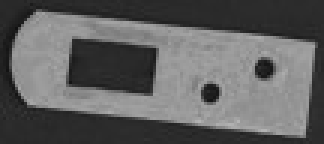
//> input picture homework2/image.jpg, 108 x 48 px (shown 3 times larger)
$ ./line_segment   (built with g++ and OpenCV 4)
//> lines starting //> are read from the running program, lines starting //| are printed output that depends on the picture; after the words box and inside, x2 and y2 are one past the last pixel; in counts of white or black regions, pixels touching at a corner belong together
// 练习4: 零件直线边缘检测 (Canny + 概率霍夫变换 HoughLinesP)
// 对应练习截图: src 窗口里零件的直线边被画上黄色线段，圆弧端和两个圆孔没有任何标注
//   —— 这正是"只检测直线段"的特征(轮廓检测会把圆弧和圆孔也描出来)
//
// 处理流程:
//   读原图 -> (过小时等比放大) -> 灰度 -> 高斯平滑 -> Canny 边缘检测
//   -> HoughLinesP 概率霍夫(得到直线段) -> 共线线段合并 -> 主方向统计 -> 叠加显示
//
// 编译: 调用 vcvars64.bat 后用 cl 编译，链接 opencv_world4120.lib
// 运行: line_segment.exe [图片路径]   默认 image.jpg

#include <opencv2/opencv.hpp>

#include <algorithm>
#include <cmath>
#include <cstdio>
#include <iostream>
#include <string>
#include <vector>

// 一条直线段(带缓存的角度和长度)
struct Seg {
    cv::Point2f a;
    cv::Point2f b;
    double len = 0.0;
    double ang = 0.0;  // 方向角，范围 [0,180)
};

// 把中间步骤图存到磁盘
static void saveStep(const std::string& outDir, const std::string& name, const cv::Mat& img) {
    const std::string path = outDir + "/" + name;
    cv::imwrite(path, img);
    std::cout << "[保存] " << path << std::endl;
}

// 用 256 桶直方图求中位数，给 Canny 的双阈值做自适应
static double medianOf(const cv::Mat& gray) {
    int hist[256] = {0};
    for (int y = 0; y < gray.rows; ++y) {
        const uchar* p = gray.ptr<uchar>(y);
        for (int x = 0; x < gray.cols; ++x) ++hist[p[x]];
    }
    const int total = gray.rows * gray.cols;
    int acc = 0;
    for (int i = 0; i < 256; ++i) {
        acc += hist[i];
        if (acc >= total / 2) return static_cast<double>(i);
    }
    return 128.0;
}

// 方向角统一到 [0,180): 一条直线正反两个方向是同一件事，不需要区分
static double normAngle(double deg) {
    deg = std::fmod(deg, 180.0);
    if (deg < 0) deg += 180.0;
    return deg;
}

static Seg makeSeg(const cv::Point2f& a, const cv::Point2f& b) {
    Seg s;
    s.a = a;
    s.b = b;
    s.len = std::hypot(static_cast<double>(b.x - a.x), static_cast<double>(b.y - a.y));
    s.ang = normAngle(std::atan2(static_cast<double>(b.y - a.y),
                                 static_cast<double>(b.x - a.x)) * 180.0 / CV_PI);
    return s;
}

// 两个角度之间的最小差值(考虑 180° 周期性)
static double angleDiff(double a, double b) {
    double d = std::fabs(a - b);
    if (d > 90.0) d = 180.0 - d;
    return d;
}

// 共线线段合并:
// 同一条边常被检成好几段(受 maxLineGap、边缘断裂影响)，合并后一遍扫描就能看出零件的每条直边
// 判据: 方向接近 + 到基准直线的垂距很小 + 沿方向上的间隔足够小
static std::vector<Seg> mergeSegments(const std::vector<Seg>& src, double diag) {
    const double kAngleTol = 6.0;        // 角度容差(度)
    const double kPerpTol = 0.015 * diag; // 垂距容差
    const double kGapTol = 0.05 * diag;   // 沿方向的间隔容差

    std::vector<int> order(src.size());
    for (size_t i = 0; i < src.size(); ++i) order[i] = static_cast<int>(i);
    std::sort(order.begin(), order.end(), [&src](int i, int j) { return src[i].len > src[j].len; });

    std::vector<bool> used(src.size(), false);
    std::vector<Seg> out;

    for (size_t oi = 0; oi < order.size(); ++oi) {
        const int i = order[oi];
        if (used[i]) continue;
        used[i] = true;

        const Seg& base = src[i];
        const double rad = base.ang * CV_PI / 180.0;
        const double ux = std::cos(rad), uy = std::sin(rad);
        std::vector<cv::Point2f> pts{base.a, base.b};

        for (size_t oj = 0; oj < order.size(); ++oj) {
            const int j = order[oj];
            if (used[j]) continue;
            const Seg& s = src[j];
            if (angleDiff(s.ang, base.ang) > kAngleTol) continue;

            // 垂距: 用另一个线段中点到基准直线的距离判断
            const double mx = (s.a.x + s.b.x) * 0.5;
            const double my = (s.a.y + s.b.y) * 0.5;
            const double perp = std::fabs(-uy * (mx - base.a.x) + ux * (my - base.a.y));
            if (perp > kPerpTol) continue;

            // 沿基准方向的投影间隔(相对基准段自身的 [0, len] 区间)
            const double p0 = ux * (s.a.x - base.a.x) + uy * (s.a.y - base.a.y);
            const double p1 = ux * (s.b.x - base.a.x) + uy * (s.b.y - base.a.y);
            const double gap = std::max(std::min(p0, p1) - base.len, -std::max(p0, p1));
            if (gap > kGapTol) continue;

            used[j] = true;
            pts.push_back(s.a);
            pts.push_back(s.b);
        }

        // 把组内所有端点投影到基准方向，取最远两端作为合并结果
        double tmin = 1e18, tmax = -1e18;
        for (const cv::Point2f& p : pts) {
            const double t = ux * (p.x - base.a.x) + uy * (p.y - base.a.y);
            tmin = std::min(tmin, t);
            tmax = std::max(tmax, t);
        }
        out.push_back(makeSeg(cv::Point2f(static_cast<float>(base.a.x + ux * tmin),
                                          static_cast<float>(base.a.y + uy * tmin)),
                              cv::Point2f(static_cast<float>(base.a.x + ux * tmax),
                                          static_cast<float>(base.a.y + uy * tmax))));
    }
    return out;
}

int main(int argc, char** argv) {
    const std::string imgPath = (argc > 1) ? argv[1] : "image.jpg";

    std::string outDir = ".";
    const size_t slash = imgPath.find_last_of("/\\");
    if (slash != std::string::npos) outDir = imgPath.substr(0, slash);

    // ---------- 步骤 1: 读入原始彩色图 ----------
    cv::Mat color = cv::imread(imgPath, cv::IMREAD_COLOR);
//> color is the input picture: 48 rows x 108 cols, CV_8UC3; min 17, max 179, mean 96.2
    if (color.empty()) {
        std::cerr << "无法读取图片: " << imgPath << std::endl;
        return -1;
    }
    std::cout << "原图尺寸 = " << color.cols << " x " << color.rows << std::endl;
//| 原图尺寸 = 108 x 48
    saveStep(outDir, "step1_src.png", color);

    // ---------- 步骤 2: 图像过小时等比放大 ----------
    // Canny 的 3x3 梯度核和霍夫的长度阈值都有最小尺度要求，108x48 这种小图上边缘只有几像素
    const int kMinLongSide = 600;
    cv::Mat work = color.clone();
    if (std::max(work.cols, work.rows) < kMinLongSide) {
        const double scale = static_cast<double>(kMinLongSide) / std::max(work.cols, work.rows);
//> scale = 5.56
        cv::resize(color, work, cv::Size(), scale, scale, cv::INTER_CUBIC);
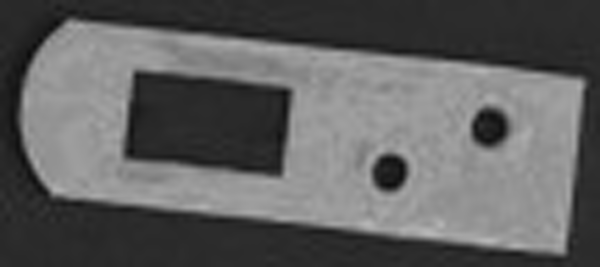
//> work: 267 rows x 600 cols, CV_8UC3; min 11, max 184, mean 96.1
        std::cout << "缩放系数 = " << cv::format("%.2f", scale) << std::endl;
//| 缩放系数 = 5.56
    }
    saveStep(outDir, "step2_resize.png", work);

    // ---------- 步骤 3: 彩色转灰度 ----------
    cv::Mat gray;
    cv::cvtColor(work, gray, cv::COLOR_BGR2GRAY);
    saveStep(outDir, "step3_gray.png", gray);

    // ---------- 步骤 4: 高斯平滑 ----------
    cv::Mat blur;
    cv::GaussianBlur(gray, blur, cv::Size(5, 5), 0);
    saveStep(outDir, "step4_blur.png", blur);

    // ---------- 步骤 5: Canny 边缘检测 ----------
    // 双阈值按中位数自适应: [0.66*med, 1.33*med]
    const double med = medianOf(blur);
//> after the loop in medianOf, `for (int y = 0; y < gray.rows; ++y)`: hist = 256 values, max 13590 at index 43, min 0 at index 0, mean 625.8
//> the loop in medianOf, `for (int i = 0; i < 256; ++i)` made 101 passes
//> acc on passes 1 to 12: 0, 0, 0, 0, 0, 0, 0, 0, 0, 0, 0, 0
//> med = 100

    cv::Mat edges;
    const double lowTh = std::max(0.0, 0.66 * med);
//> lowTh = 66
    const double highTh = std::min(255.0, 1.33 * med);
//> highTh = 133
    cv::Canny(blur, edges, lowTh, highTh);
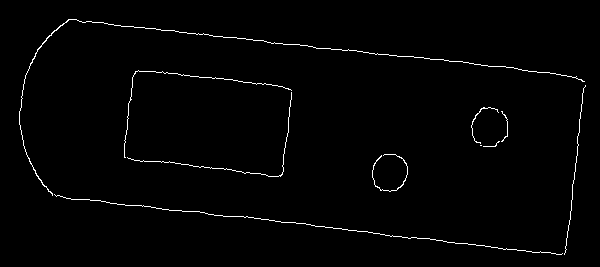
//> edges: 267 rows x 600 cols, CV_8UC1; 1.4% white in thin lines or dots, all inside (x1, y1, x2, y2) = (19, 19, 586, 255)
    std::cout << "Canny 阈值 = [" << cvRound(lowTh) << ", " << cvRound(highTh)
              << "]，边缘像素 = " << cv::countNonZero(edges) << std::endl;
//| Canny 阈值 = [66, 133]，边缘像素 = 2178
    saveStep(outDir, "step5_canny.png", edges);

    // ---------- 步骤 6: 概率霍夫变换 HoughLinesP ----------
    // 与 HoughLines(整条无限直线)不同，HoughLinesP 输出的是"有端点、有长度"的线段，
    // 所以短边检不到、圆弧检不到 —— 这就是截图里只有部分直线被标黄的原因
    const double diag = std::hypot(static_cast<double>(work.cols), static_cast<double>(work.rows));
//> diag = 656.7
    std::vector<cv::Vec4i> raw;
    cv::HoughLinesP(edges, raw,
                    1.0,
                    CV_PI / 180.0,
                    cvRound(0.05 * diag),   // 累加器阈值(至少多少点共线)
                    cvRound(0.08 * diag),   // 线段最短长度
                    cvRound(0.04 * diag));  // 允许断裂间隙
//> raw = 14 lines (x1, y1, x2, y2), first 8: [234, 216, 534, 252], [161, 30, 517, 68], [566, 249, 584, 81], [410, 56, 468, 62], [135, 205, 232, 216], [138, 70, 271, 84], [68, 19, 263, 40], [128, 158, 278, 176]
    std::cout << "HoughLinesP 原始线段 = " << raw.size() << " 条" << std::endl;
//| HoughLinesP 原始线段 = 14 条

    std::vector<Seg> rawSegs;
    for (size_t i = 0; i < raw.size(); ++i) {
        rawSegs.push_back(makeSeg(cv::Point2f((float)raw[i][0], (float)raw[i][1]),
                                  cv::Point2f((float)raw[i][2], (float)raw[i][3])));
    }
//> this loop made 14 passes
//> (s.a in makeSeg, s.b in makeSeg, s.len in makeSeg, deg in normAngle, s.ang in makeSeg) on passes 1 to 12: (Point(234, 216), Point(534, 252), 302.2, 6.84, 6.84), (Point(161, 30), Point(517, 68), 358, 6.09, 6.09), (Point(566, 249), Point(584, 81), 169, 96.12, 96.12), (Point(410, 56), Point(468, 62), 58.31, 5.91, 5.91), (Point(135, 205), Point(232, 216), 97.62, 6.47, 6.47), (Point(138, 70), Point(271, 84), 133.7, 6.01, 6.01), (Point(68, 19), Point(263, 40), 196.1, 6.15, 6.15), (Point(128, 158), Point(278, 176), 151.1, 6.84, 6.84), (Point(124, 148), Point(132, 77), 71.45, 96.43, 96.43), (Point(157, 161), Point(280, 176), 123.9, 6.95, 6.95), (Point(281, 175), Point(291, 99), 76.66, 97.5, 97.5), (Point(425, 238), Point(561, 254), 136.9, 6.71, 6.71)

    cv::Mat rawVis = work.clone();
    for (const Seg& s : rawSegs) {
        cv::line(rawVis, s.a, s.b, cv::Scalar(0, 255, 0), 2, cv::LINE_AA);
        std::cout << "  原始线段 长度=" << cvRound(s.len)
                  << "  角度=" << cv::format("%.1f", s.ang) << "°" << std::endl;
    }
//> this loop made 14 passes
//> (s.a, s.b) on passes 1 to 12: (Point(234, 216), Point(534, 252)), (Point(161, 30), Point(517, 68)), (Point(566, 249), Point(584, 81)), (Point(410, 56), Point(468, 62)), (Point(135, 205), Point(232, 216)), (Point(138, 70), Point(271, 84)), (Point(68, 19), Point(263, 40)), (Point(128, 158), Point(278, 176)), (Point(124, 148), Point(132, 77)), (Point(157, 161), Point(280, 176)), (Point(281, 175), Point(291, 99)), (Point(425, 238), Point(561, 254))
//|   原始线段 长度=302  角度=6.8°
//|   原始线段 长度=358  角度=6.1°
//|   原始线段 长度=169  角度=96.1°
//|   原始线段 长度=58  角度=5.9°
//|   原始线段 长度=98  角度=6.5°
//|   原始线段 长度=134  角度=6.0°
//|   原始线段 长度=196  角度=6.1°
//|   原始线段 长度=151  角度=6.8°
//> (output is shown up to pass 8 of 14)
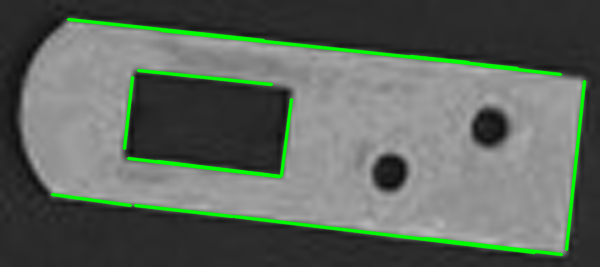
//> rawVis: 267 rows x 600 cols, CV_8UC3; 5.28% of pixels changed, all inside (x1, y1, x2, y2) = (50, 17, 587, 257)
    saveStep(outDir, "step6_houghp_raw.png", rawVis);

    // ---------- 步骤 7: 共线线段合并 ----------
    std::vector<Seg> merged = mergeSegments(rawSegs, diag);
//> the loop in mergeSegments, `for (size_t i = 0; i < src.size(); ++i) order[i] = static_cast<int>(i);` made 14 passes
//> in mergeSegments, `std::sort(order.begin(), order.end(), [&src](int i, int j) { return sr..`: order = [1, 0, 6, 2, 7, 11, 5, 9, 4, 13, 12, 10, 8, 3]
//> the loop in mergeSegments, `for (size_t oi = 0; oi < order.size(); ++oi)` made 14 passes
//> merged = 8 items
    std::sort(merged.begin(), merged.end(), [](const Seg& x, const Seg& y) { return x.len > y.len; });
    std::cout << "合并后线段 = " << merged.size() << " 条" << std::endl;
//| 合并后线段 = 8 条

    cv::Mat mergeVis = work.clone();
    for (const Seg& s : merged) {
        cv::line(mergeVis, s.a, s.b, cv::Scalar(0, 255, 255), 2, cv::LINE_AA);
    }
//> this loop made 8 passes
//> (s.a, s.b) on passes 1 to 8: (Point(67.89, 20.06), Point(560.1, 72.61)), (Point(135.1, 204.1), Point(560.9, 255.2)), (Point(584, 81), Point(566, 249)), (Point(128, 158), Point(280, 176.2)), (Point(138, 70), Point(271, 84)), (Point(52, 194), Point(130, 205)), (Point(291, 99), Point(281, 175)), (Point(132, 77), Point(124, 148))
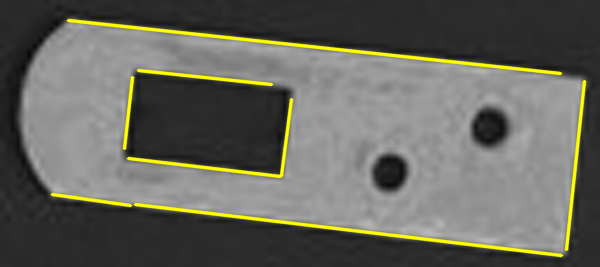
//> mergeVis: 267 rows x 600 cols, CV_8UC3; 5.07% of pixels changed, all inside (x1, y1, x2, y2) = (50, 18, 587, 258)
    saveStep(outDir, "step7_houghp_merged.png", mergeVis);

    // ---------- 步骤 8: 主方向统计 + 结果图 ----------
    // 以线长为权重统计方向直方图(1° 一档)，峰值方向即零件主方向；
    // 与主方向接近 90° 的是零件的短边方向
    std::vector<double> hist(180, 0.0);
    for (const Seg& s : merged) {
        const int bin = static_cast<int>(s.ang) % 180;
        hist[bin] += s.len;
    }
//> this loop made 8 passes
//> bin on passes 1 to 8: 6, 6, 96, 6, 6, 8, 97, 96
    int peakBin = 0;
    for (int i = 0; i < 180; ++i) {
        if (hist[i] > hist[peakBin]) peakBin = i;
    }
//> after the loop, peakBin = 6
    const double mainDir = static_cast<double>(peakBin);
//> mainDir = 6

    cv::Mat result = work.clone();
    for (const Seg& s : merged) {
        cv::line(result, s.a, s.b, cv::Scalar(0, 255, 255), 2, cv::LINE_AA);
    }
    // 半透明黑底信息面板
    cv::Mat panel = result.clone();
    cv::rectangle(panel, cv::Rect(0, 0, 430, 108), cv::Scalar(0, 0, 0), cv::FILLED);
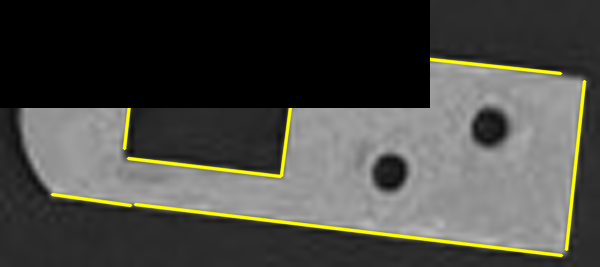
//> panel: 267 rows x 600 cols, CV_8UC3; mean B, G, R 66.9, 72.8, 72.8
    cv::addWeighted(panel, 0.55, result, 0.45, 0.0, result);
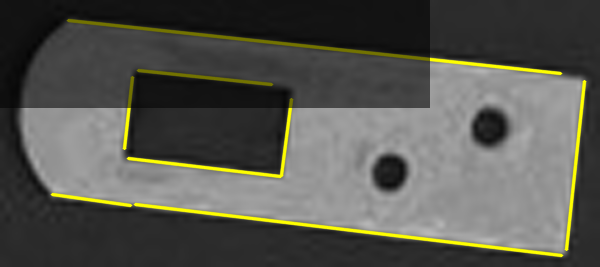
//> result: 267 rows x 600 cols, CV_8UC3; mean B, G, R 78.6, 85.7, 85.7

    char info[256];
    std::snprintf(info, sizeof(info), "raw segs = %d   merged = %d", (int)raw.size(), (int)merged.size());
//> info = "raw segs = 14   merged = 8"
    cv::putText(result, info, cv::Point(12, 30), cv::FONT_HERSHEY_SIMPLEX, 0.6, cv::Scalar(0, 255, 255), 2);
    std::snprintf(info, sizeof(info), "main dir = %.1f deg", mainDir);
//> info = "main dir = 6.0 deg"
    cv::putText(result, info, cv::Point(12, 60), cv::FONT_HERSHEY_SIMPLEX, 0.6, cv::Scalar(0, 255, 255), 2);
    std::snprintf(info, sizeof(info), "perp dir = %.1f deg", normAngle(mainDir + 90.0));
//> info = "perp dir = 96.0 deg"
    cv::putText(result, info, cv::Point(12, 90), cv::FONT_HERSHEY_SIMPLEX, 0.6, cv::Scalar(0, 255, 255), 2);
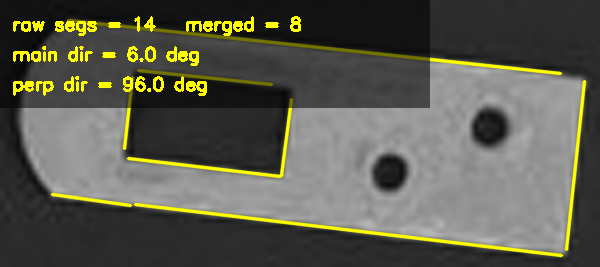
//> result: 267 rows x 600 cols, CV_8UC3; mean B, G, R 77.6, 90.7, 90.7
    saveStep(outDir, "step8_result.png", result);

    std::cout << "----" << std::endl;
    std::cout << "主方向 = " << cv::format("%.1f", mainDir) << "°，垂直方向 = "
              << cv::format("%.1f", normAngle(mainDir + 90.0)) << "°" << std::endl;
//| 96.0°
    std::cout << "合并后最长线段 = " << cvRound(merged.empty() ? 0.0 : merged[0].len) << " px" << std::endl;
//| 合并后最长线段 = 495 px
    return 0;
}
